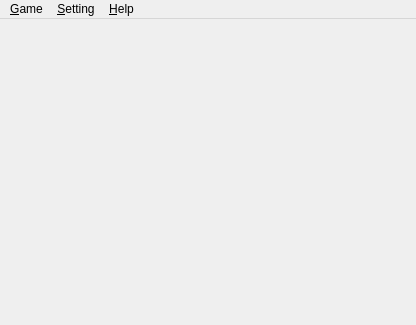
<?xml version="1.0" encoding="UTF-8"?>
<ui version="4.0">
 <class>MainGameWindow</class>
 <widget class="QMainWindow" name="MainGameWindow">
  <property name="geometry">
   <rect>
    <x>0</x>
    <y>0</y>
    <width>416</width>
    <height>325</height>
   </rect>
  </property>
  <property name="windowTitle">
   <string>MainGameWindow</string>
  </property>
  <property name="styleSheet">
   <string notr="true"/>
  </property>
  <widget class="QWidget" name="centralWidget"/>
  <widget class="QMenuBar" name="menuBar">
   <property name="geometry">
    <rect>
     <x>0</x>
     <y>0</y>
     <width>416</width>
     <height>23</height>
    </rect>
   </property>
   <widget class="QMenu" name="menu">
    <property name="title">
     <string>&amp;Game</string>
    </property>
    <addaction name="actionStart"/>
    <addaction name="actionQuit"/>
   </widget>
   <widget class="QMenu" name="menuSetting">
    <property name="title">
     <string>&amp;Setting</string>
    </property>
    <addaction name="actionBasic"/>
    <addaction name="actionMedium"/>
    <addaction name="actionHard"/>
    <addaction name="actionCustom"/>
   </widget>
   <widget class="QMenu" name="menuHelp">
    <property name="title">
     <string>&amp;Help</string>
    </property>
    <addaction name="actionAbout"/>
   </widget>
   <addaction name="menu"/>
   <addaction name="menuSetting"/>
   <addaction name="menuHelp"/>
  </widget>
  <action name="actionStart">
   <property name="text">
    <string>&amp;New game</string>
   </property>
   <property name="shortcut">
    <string>Ctrl+N</string>
   </property>
  </action>
  <action name="actionQuit">
   <property name="text">
    <string>&amp;Quit</string>
   </property>
   <property name="shortcut">
    <string>Ctrl+Q</string>
   </property>
  </action>
  <action name="actionAbout">
   <property name="text">
    <string>&amp;About</string>
   </property>
  </action>
  <action name="actionBasic">
   <property name="text">
    <string>&amp;Basic</string>
   </property>
   <property name="shortcut">
    <string>Ctrl+B</string>
   </property>
  </action>
  <action name="actionMedium">
   <property name="text">
    <string>&amp;Medium</string>
   </property>
   <property name="shortcut">
    <string>Ctrl+M</string>
   </property>
  </action>
  <action name="actionHard">
   <property name="text">
    <string>&amp;Hard</string>
   </property>
   <property name="shortcut">
    <string>Ctrl+H</string>
   </property>
  </action>
  <action name="actionCustom">
   <property name="text">
    <string>&amp;Custom</string>
   </property>
   <property name="shortcut">
    <string>Ctrl+C</string>
   </property>
  </action>
 </widget>
 <layoutdefault spacing="6" margin="11"/>
 <resources/>
 <connections/>
</ui>
